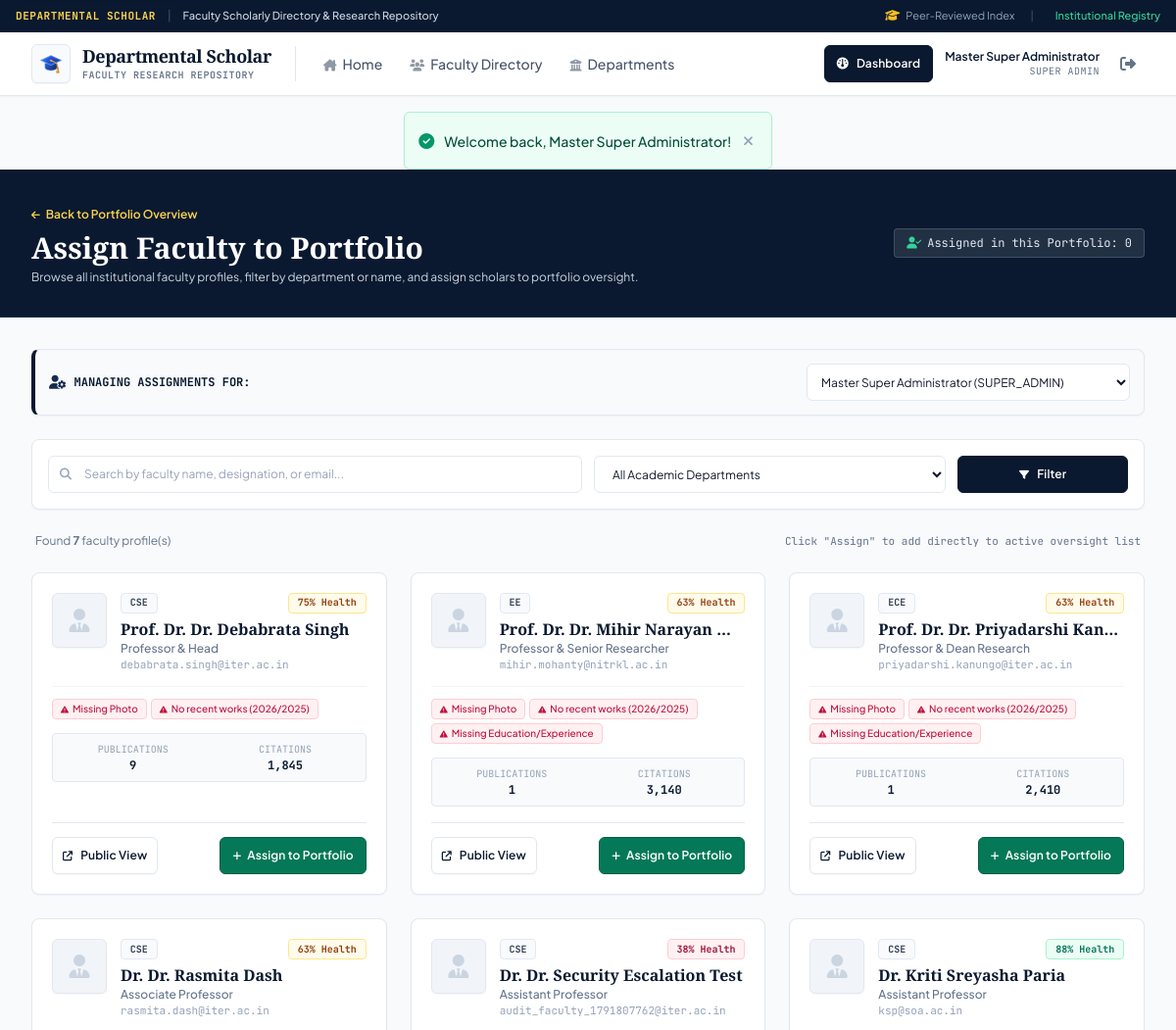
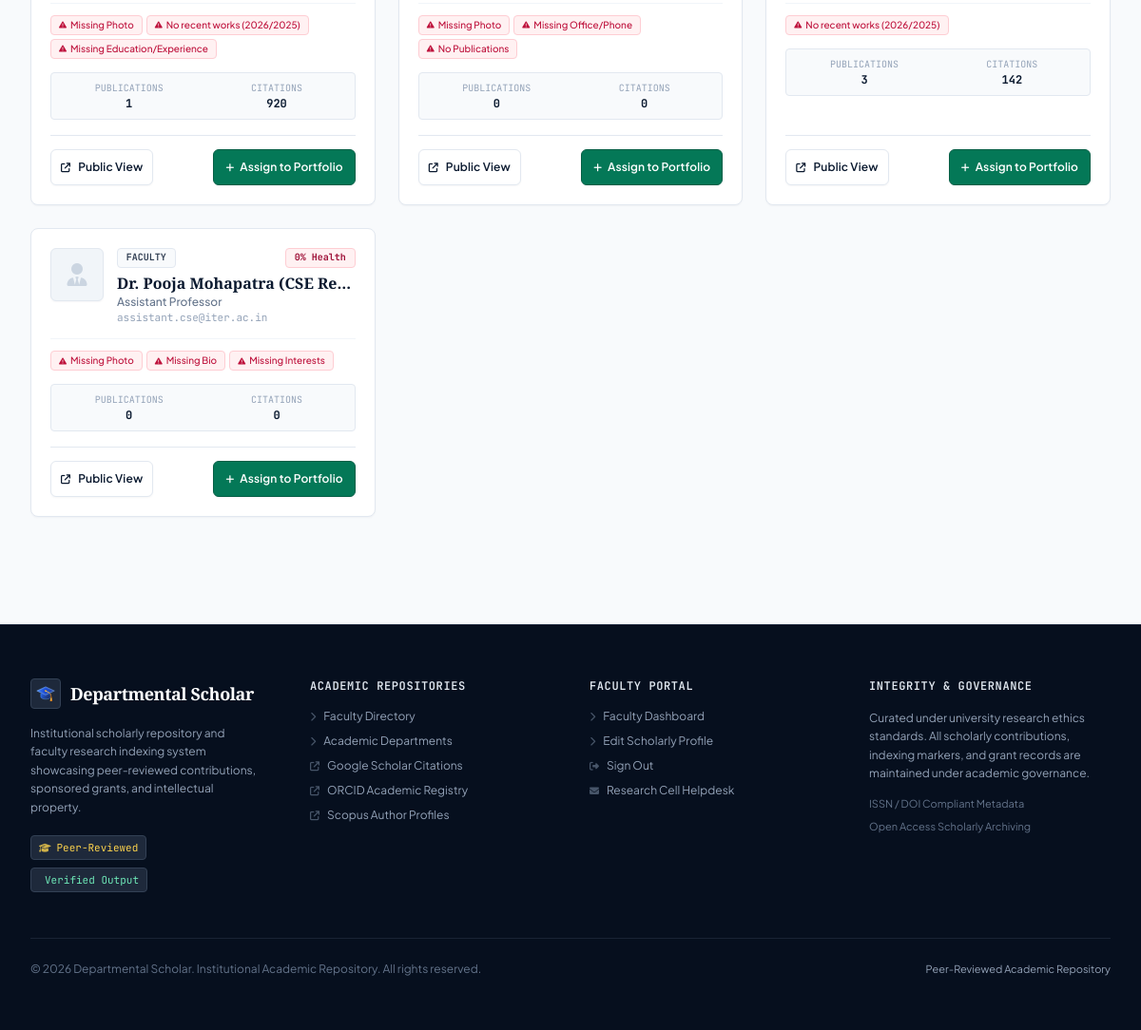
Page /assistant/choose_faculty.php (signed in) on the committed database (2 pictures, top to bottom).
### tables this page shows
CREATE TABLE `users` (
  `id` int(11) NOT NULL AUTO_INCREMENT,
  `email` varchar(191) NOT NULL,
  `password_hash` varchar(255) NOT NULL,
  `full_name` varchar(191) NOT NULL,
  `role` enum('super_admin','admin','faculty') NOT NULL DEFAULT 'faculty',
  `status` enum('active','inactive','pending') NOT NULL DEFAULT 'active',
  `created_at` timestamp NOT NULL DEFAULT current_timestamp(),
  `updated_at` timestamp NOT NULL DEFAULT current_timestamp() ON UPDATE current_timestamp(),
  PRIMARY KEY (`id`),
  UNIQUE KEY `email` (`email`),
  KEY `idx_role_status` (`role`,`status`)
);

CREATE TABLE `faculty_profiles` (
  `id` int(11) NOT NULL AUTO_INCREMENT,
  `user_id` int(11) NOT NULL,
  `slug` varchar(191) DEFAULT NULL,
  `department_id` int(11) DEFAULT NULL,
  `institution` varchar(191) DEFAULT 'ITER, SOA University',
  `salutation` varchar(20) DEFAULT 'Dr.',
  `designation` varchar(100) DEFAULT 'Assistant Professor',
  `cabin` varchar(100) DEFAULT NULL,
  `phone` varchar(50) DEFAULT NULL,
  `photo_url` varchar(255) DEFAULT NULL,
  `bio` text DEFAULT NULL,
  `research_interests` text DEFAULT NULL,
  `google_scholar_url` varchar(255) DEFAULT NULL,
  `orcid_id` varchar(50) DEFAULT NULL,
  `scopus_id` varchar(50) DEFAULT NULL,
  `researchgate_url` varchar(255) DEFAULT NULL,
  `semantic_scholar_url` varchar(255) DEFAULT NULL,
  `dblp_url` varchar(255) DEFAULT NULL,
  `website_url` varchar(255) DEFAULT NULL,
  `wos_id` varchar(50) DEFAULT NULL,
  `total_citations` int(11) DEFAULT 0,
  `h_index` int(11) DEFAULT 0,
  `i10_index` int(11) DEFAULT 0,
  `phd_supervised` int(11) DEFAULT 0,
  `memberships` text DEFAULT NULL,
  `editorial_roles` text DEFAULT NULL,
  `metrics_source` varchar(100) DEFAULT 'Faculty Self-Reported (Google Scholar / Scopus)',
  `cv_url` varchar(255) DEFAULT NULL,
  `is_verified` tinyint(1) DEFAULT 1,
  `created_at` timestamp NOT NULL DEFAULT current_timestamp(),
  `updated_at` timestamp NOT NULL DEFAULT current_timestamp() ON UPDATE current_timestamp(),
  PRIMARY KEY (`id`),
  UNIQUE KEY `user_id` (`user_id`),
  UNIQUE KEY `slug` (`slug`),
  KEY `idx_dept` (`department_id`),
  KEY `idx_citations` (`total_citations`),
  KEY `idx_institution` (`institution`),
  CONSTRAINT `fk_profile_dept` FOREIGN KEY (`department_id`) REFERENCES `departments` (`id`) ON DELETE SET NULL,
  CONSTRAINT `fk_profile_user` FOREIGN KEY (`user_id`) REFERENCES `users` (`id`) ON DELETE CASCADE
);

CREATE TABLE `departments` (
  `id` int(11) NOT NULL AUTO_INCREMENT,
  `code` varchar(20) NOT NULL,
  `name` varchar(191) NOT NULL,
  `description` text DEFAULT NULL,
  `created_at` timestamp NOT NULL DEFAULT current_timestamp(),
  PRIMARY KEY (`id`),
  UNIQUE KEY `code` (`code`)
);

### assistant/choose_faculty.php (the view, shortened to what the rows shown need)
<?php
require_once __DIR__ . '/../includes/helpers.php';
require_once __DIR__ . '/../includes/auth.php';
require_role(['admin', 'super_admin']);
$db = Database::getConnection();
$currentUserId = user_id();
$isSuperAdmin = has_role('super_admin');
$adminId = $currentUserId;
$where = ["u.status = 'active'", "u.id != ?"];
$params = [$adminId];
$whereClause = implode(' AND ', $where);
$sql = "
    SELECT fp.id as profile_id, fp.slug, fp.salutation, fp.designation, fp.photo_url,
           fp.total_citations, fp.bio, fp.research_interests, fp.orcid_id, fp.cabin, fp.phone,
           u.id as user_id, u.full_name, u.email,
           d.id as department_id, d.name as department_name, d.code as department_code,
           COUNT(DISTINCT p.id) as pub_count
    FROM faculty_profiles fp
    JOIN users u ON fp.user_id = u.id
    LEFT JOIN departments d ON fp.department_id = d.id
    LEFT JOIN publications p ON p.faculty_profile_id = fp.id
    WHERE {$whereClause}
    GROUP BY fp.id, u.id, d.id, d.name, d.code
    ORDER BY u.full_name ASC
";
$stmt = $db->prepare($sql);
$stmt->execute($params);
$facultiesList = $stmt->fetchAll(PDO::FETCH_ASSOC);
require_once __DIR__ . '/../includes/header.php';
?>
<section class="bg-oxford-navy text-white py-8 border-b border-oxford-blue">
    <div class="max-w-7xl mx-auto px-4 sm:px-6 lg:px-8">
        <div class="flex flex-col sm:flex-row sm:items-center justify-between gap-4">
            <div>
                <h1 class="font-serif text-2xl sm:text-3xl font-bold text-white">
                    Assign Faculty to Portfolio
                </h1>
            </div>
        </div>
    </div>
</section>
<div class="max-w-7xl mx-auto px-4 sm:px-6 lg:px-8 py-8 space-y-6">
    <?php if (empty($facultiesList)): ?>
        <div class="academic-card p-12 text-center text-slate-500 shadow-xs">
            <i class="fa-solid fa-user-slash text-3xl text-slate-300 mb-2"></i>
            <h3 class="font-serif text-base font-bold text-oxford-navy">No faculty scholars matched your search</h3>
            <p class="text-xs text-slate-500 mt-1 max-w-sm mx-auto">
                Try adjusting your search query or clear the department filter to view all scholars.
            </p>
            <a href="<?= url('assistant/choose_faculty.php' . ($isSuperAdmin && $adminId !== $currentUserId ? "?admin_id={$adminId}" : '')) ?>" class="btn-academic-secondary text-xs mt-3 inline-flex">
                Reset Filters
            </a>
        </div>
    <?php else: ?>
        <div class="grid grid-cols-1 md:grid-cols-2 lg:grid-cols-3 gap-6">
            <?php foreach ($facultiesList as $fac): ?>
                <?php
                    $photo = faculty_photo_url($fac['photo_url'] ?? null);
                    $health = $fac['health'];
                    $healthColor = $health['score'] >= 85 ? 'text-emerald-700 bg-emerald-50 border-emerald-200' : ($health['score'] >= 60 ? 'text-amber-800 bg-amber-50 border-amber-200' : 'text-rose-800 bg-rose-50 border-rose-200');
                ?>
                <div class="academic-card p-5 flex flex-col justify-between group shadow-xs hover:border-oxford-navy/40 transition bg-white <?= $fac['is_claimed'] ? 'border-l-4 border-l-emerald-600' : '' ?>">
                    <div>
                        <div class="flex items-start gap-3.5">
                            <div class="w-14 h-14 rounded-[6px] bg-slate-100 border border-scholar-border overflow-hidden flex-shrink-0 flex items-center justify-center shadow-xs">
                                <?php if ($photo): ?>
                                    <img src="<?= e($photo) ?>" alt="<?= e($fac['full_name']) ?>" class="w-full h-full object-cover">
                                <?php else: ?>
                                    <i class="fa-solid fa-user-tie text-2xl text-slate-300"></i>
                                <?php endif; ?>
                            </div>
                            <div class="flex-grow min-w-0">
                                <div class="flex items-center justify-between gap-1 mb-1">
                                    <span class="academic-tag font-mono text-[10px] font-bold">
                                        <?= e($fac['department_code'] ?? 'FACULTY') ?>
                                    </span>
                                    <span class="academic-tag font-mono text-[10px] font-bold border <?= $healthColor ?>">
                                        <?= $health['score'] ?>% Health
                                    </span>
                                </div>
                                <h3 class="font-serif font-bold text-oxford-navy text-base truncate">
                                    <?= e(($fac['salutation'] ? $fac['salutation'] . ' ' : '') . $fac['full_name']) ?>
                                </h3>
                                <p class="text-xs text-scholar-muted truncate font-medium"><?= e($fac['designation'] ?: 'Faculty Member') ?></p>
                                <p class="text-[11px] text-slate-400 font-mono truncate"><?= e($fac['email']) ?></p>
                            </div>
                        </div>
                        <div class="mt-3.5 pt-3 border-t border-slate-100">
                            <?php if (empty($health['missing_items'])): ?>
                                <span class="text-emerald-700 text-[11px] font-semibold flex items-center gap-1">
                                    <i class="fa-solid fa-circle-check text-xs"></i> All essential records complete
                                </span>
                            <?php else: ?>
                                <div class="flex flex-wrap gap-1">
                                    <?php foreach (array_slice($health['missing_items'], 0, 3) as $m): ?>
                                        <span class="text-[10px] px-2 py-0.5 rounded bg-rose-50 text-rose-700 border border-rose-200 font-medium inline-flex items-center gap-1">
                                            <i class="fa-solid fa-triangle-exclamation text-[8px]"></i>
                                            <?= e($m['label']) ?>
                                        </span>
                                    <?php endforeach; ?>
                                </div>
                            <?php endif; ?>
                        </div>
                        <div class="mt-3.5 grid grid-cols-2 gap-2 text-center text-xs p-2 bg-slate-50 rounded-[4px] border border-scholar-border">
                            <div>
                                <span class="text-[10px] text-slate-400 font-mono block uppercase">Publications</span>
                                <span class="font-bold font-mono text-oxford-navy"><?= (int)$fac['pub_count'] ?></span>
                            </div>
                            <div>
                                <span class="text-[10px] text-slate-400 font-mono block uppercase">Citations</span>
                                <span class="font-bold font-mono text-oxford-navy"><?= number_format($fac['total_citations']) ?></span>
                            </div>
                        </div>
                    </div>
                    <div class="mt-4 pt-3.5 border-t border-scholar-border flex items-center justify-between gap-2">
                        <a href="<?= researcher_url($fac) ?>" target="_blank"
                           class="btn-academic-secondary text-xs !py-1.5 !px-2.5 shadow-xs" title="View public researcher profile">
                            <i class="fa-solid fa-arrow-up-right-from-square text-[10px]"></i>
                            <span>Public View</span>
                        </a>
                        <?php if ($fac['is_claimed']): ?>
                            <form action="<?= url('assistant/choose_faculty.php') ?>" method="POST" class="inline m-0" onsubmit="return confirm('Remove <?= e($fac['full_name']) ?> from portfolio?');">
                                <?= csrf_field() ?>
                                <input type="hidden" name="action" value="unclaim_faculty">
                                <input type="hidden" name="target_user_id" value="<?= (int)$fac['user_id'] ?>">
                                <?php if ($isSuperAdmin): ?>
                                    <input type="hidden" name="admin_id" value="<?= $adminId ?>">
                                <?php endif; ?>
                                <button type="submit" class="btn-academic-secondary text-xs !py-1.5 !px-3 !bg-emerald-50 !text-emerald-800 !border-emerald-300 hover:!bg-rose-50 hover:!text-rose-800 hover:!border-rose-300 shadow-xs flex items-center gap-1.5 group">
                                    <i class="fa-solid fa-check text-emerald-600 group-hover:hidden"></i>
                                    <i class="fa-solid fa-user-minus text-rose-600 hidden group-hover:inline"></i>
                                    <span class="group-hover:hidden">In Portfolio</span>
                                    <span class="hidden group-hover:inline">Remove</span>
                                </button>
                            </form>
                        <?php else: ?>
                            <form action="<?= url('assistant/choose_faculty.php') ?>" method="POST" class="inline m-0">
                                <button type="submit" class="btn-academic-primary text-xs !py-1.5 !px-3 shadow-xs bg-emerald-700 hover:bg-emerald-800 border-emerald-800 flex items-center gap-1.5">
                                    <i class="fa-solid fa-plus text-[10px]"></i>
                                    <span>Assign to Portfolio</span>
                                </button>
                            </form>
                        <?php endif; ?>
                    </div>
                </div>
            <?php endforeach; ?>
        </div>
    <?php endif; ?>
</div>
<?php require_once __DIR__ . '/../includes/footer.php'; ?>

### includes/header.php (shortened to what the rows shown need)
<?php
require_once __DIR__ . '/helpers.php';
require_once __DIR__ . '/auth.php';
?>
<!DOCTYPE html>
<html lang="en" class="h-full bg-slate-50">
<head>
    <script src="https://cdn.tailwindcss.com"></script>
    <link rel="stylesheet" href="https://cdnjs.cloudflare.com/ajax/libs/font-awesome/6.4.0/css/all.min.css">
    <link rel="stylesheet" href="<?= url('assets/css/scholar.css') ?>">
</head>
<body class="flex flex-col min-h-full font-sans text-scholar-text bg-scholar-bg antialiased selection:bg-slate-200 selection:text-oxford-navy">
    <header class="bg-white border-b border-scholar-border sticky top-0 z-40 shadow-xs">
        <div class="max-w-7xl mx-auto px-4 sm:px-6 lg:px-8">
            <div class="flex justify-between h-16 items-center">
                <div class="flex items-center gap-3">
                    <?php if (is_logged_in()): ?>
                        <?php
                            $u = current_user();
                            $dashboardUrl = 'dashboard/index.php';
                            if ($u['role'] === 'super_admin') {
                                $dashboardUrl = 'admin/index.php';
                            } elseif ($u['role'] === 'admin') {
                                $dashboardUrl = 'assistant/index.php';
                            }
                        ?>
                        <div class="flex items-center gap-3">
                            <a href="<?= url($dashboardUrl) ?>" class="btn-academic-primary text-xs !py-1.5 !px-3 shadow-xs">
                                <i class="fa-solid fa-gauge text-xs"></i>
                                <span>Dashboard</span>
                            </a>
                            <div class="hidden lg:flex flex-col text-right">
                                <span class="text-xs font-semibold text-oxford-navy leading-tight"><?= e($u['full_name']) ?></span>
                                <span class="text-[10px] text-slate-500 uppercase tracking-wider font-mono">
                                    <?= e(str_replace('_', ' ', $u['role'])) ?>
                                </span>
                            </div>
                            <a href="<?= url('logout.php') ?>" title="Sign Out" class="p-2 text-slate-500 hover:text-rose-700 hover:bg-rose-50 rounded-[6px] transition border border-transparent hover:border-rose-200" aria-label="Sign Out">
                                <i class="fa-solid fa-right-from-bracket"></i>
                            </a>
                        </div>
                    <?php endif; ?>
                </div>
            </div>
        </div>
    </header>
    <main id="main-content" class="flex-grow">

### rows in the picture
users: full_name "Master Super Administrator", role "SUPER ADMIN"
faculty_profiles: department.code "CSE", score "75", salutation.full_name "Prof. Dr. Dr. Debabrata Singh", designation "Professor & Head", user.email "debabrata.singh@iter.ac.in", label "Missing Photo", label "No recent works (2026/2025)", pub_count "9", total_citations "1,845"
faculty_profiles: department.code "EE", score "63", salutation.full_name "Prof. Dr. Dr. Mihir Narayan…", designation "Professor & Senior Researcher", user.email "mihir.mohanty@nitrkl.ac.in", label "Missing Photo", label "No recent works (2026/2025)", label "Missing Education/Experience", pub_count "1", total_citations "3,140"
faculty_profiles: department.code "ECE", score "63", salutation.full_name "Prof. Dr. Dr. Priyadarshi Kan…", designation "Professor & Dean Research", user.email "priyadarshi.kanungo@iter.ac.in", label "Missing Photo", label "No recent works (2026/2025)", label "Missing Education/Experience", pub_count "1", total_citations "2,410"
faculty_profiles: department.code "CSE", score "63", salutation.full_name "Dr. Dr. Rasmita Dash", designation "Associate Professor", user.email "rasmita.dash@iter.ac.in", label "Missing Photo", label "No recent works (2026/2025)", label "Missing Education/Experience", pub_count "1", total_citations "920"
faculty_profiles: department.code "CSE", score "38", salutation.full_name "Dr. Dr. Security Escalation Test", designation "Assistant Professor", user.email "audit_faculty_1791807762@iter.ac.in", label "Missing Photo", label "Missing Office/Phone", label "No Publications", pub_count "0", total_citations "0"
faculty_profiles: department.code "CSE", score "88", salutation.full_name "Dr. Kriti Sreyasha Paria", designation "Assistant Professor", user.email "ksp@soa.ac.in", label "No recent works (2026/2025)", pub_count "3", total_citations "142"
faculty_profiles: department_code "FACULTY", score "0", salutation.full_name "Dr. Pooja Mohapatra (CSE Re…", designation "Assistant Professor", user.email "assistant.cse@iter.ac.in", label "Missing Photo", label "Missing Bio", label "Missing Interests", pub_count "0", total_citations "0"

### other values in the picture
$flash['message'] "Welcome back, Master Super Administrator!"
count($myClaimedUserIds) "0"
count($facultiesList) "7"
form field admin_id "Master Super Administrator (SUPER_ADMIN)"
